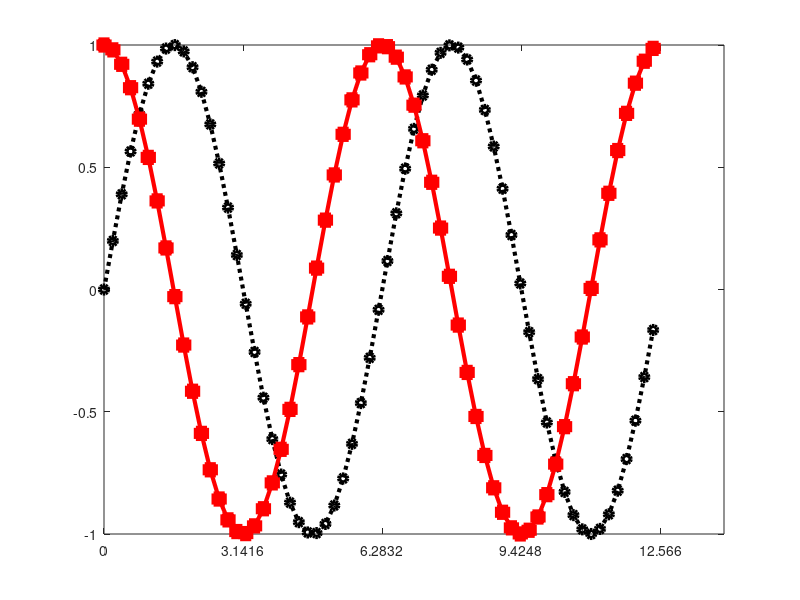

This chart was generated by the following MATLAB code: (Note: this script raises an error after producing the figure.)
clear
close all
clc

%% Data Creation

% Time Vector
Step = 0.2;
T = 0:Step:4*pi;

% Signal Creation
Y1 = sin(T);
Y2 = cos(T);

%% Plotting
% plot(T, Y1, 'LineWidth', 3, 'LineStyle', ':', 'Color', 'k')
plot(T, Y1, ':ok', 'LineWidth', 3, 'DisplayName', '$\sin(t)$')
hold on
plot(T, Y2, ...
    'LineWidth', 3, ...
    'Marker', 's', ...
    'Color', 'r', ...
    'MarkerFaceColor', 'r', ...
    'MarkerSize', 8, ...
    'MarkerEdgeColor', 'r', ...
    'DisplayName', '$\frac{d}{dt}\sin(t)$')

xticks([0, 1, 2, 3, 4] * pi)
xticklabels(["0", "\pi", "2\pi", "3\pi", "4\pi"])

title('sin(t) / cos(t)', ...
    'FontSize', 20, ...
    'FontName', 'Times', ...
    'FontWeight', 'bold', ...
    'Color', [0, 0, 0])

xlabel('t [sec]', ...
    'FontSize', 15, ...
    'FontName', 'Times', ...
    'FontWeight', 'bold', ...
    'Color', 'k')
ylabel('Amplitude', ...
    'FontSize', 15, ...
    'FontName', 'Times', ...
    'FontWeight', 'bold', ...
    'Color', '#000000')

grid on
grid minor
% grid off

legend('FontSize', 25, ...
    'Interpreter', 'latex', ...
    'Location', 'ne')

% xlim([0, 4*pi])
% ylim([-1.1, 1.1])
% axis([0, 4*pi, -1.1, 1.1])
axis equal
axis([0, 4*pi, -1.1, 1.1])
% axis off